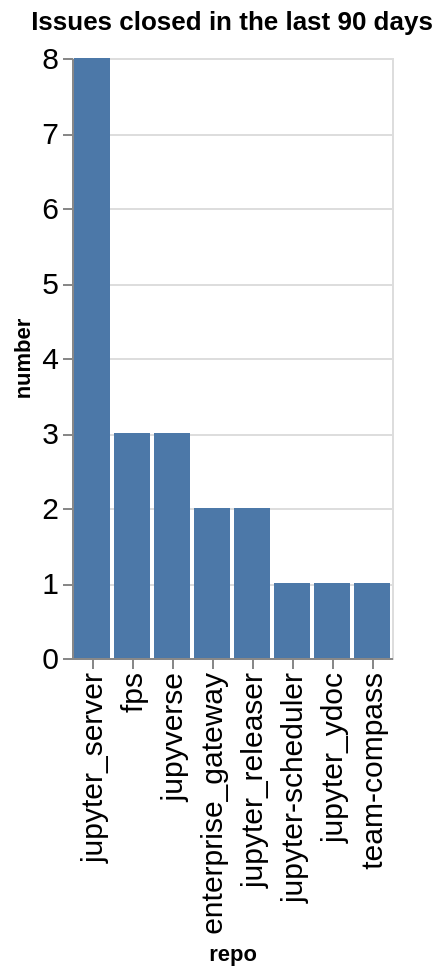

Notebook source saved alongside this figure:
### Code cell
closed_counts = closed.groupby(['org', 'repo']).count()['number'].reset_index()
closed_counts['org/repo'] = closed_counts.apply(lambda a: a['org'] + '/' + a['repo'], axis=1)
sorted_vals = closed_counts.sort_values(['number'], ascending=False)['repo'].values
alt.Chart(data=closed_counts, title=f"Issues closed in the last {n_days} days").mark_bar().encode(
    x=alt.X('repo', sort=alt.Sort(sorted_vals.tolist())),
    y='number',
)

### Figure 1 — Vega-Lite specification as saved in the notebook (floating-point values rounded to 4 significant figures)
{"config": {"axisLeft": {"labelFontSize": 15}, "axisBottom": {"labelFontSize": 15}}, "data": {"name": "data-7173d3d80883bcc2e4b5802cac391103"}, "mark": {"type": "bar"}, "encoding": {"x": {"field": "repo", "sort": ["jupyter_server", "fps", "jupyverse", "enterprise_gateway", "jupyter_releaser", "jupyter-scheduler", "jupyter_ydoc", "team-compass"], "type": "nominal"}, "y": {"field": "number", "type": "quantitative"}}, "title": "Issues closed in the last 90 days", "$schema": "https://vega.github.io/schema/vega-lite/v5.20.1.json", "datasets": {"data-7173d3d80883bcc2e4b5802cac391103": [{"org": "jupyter-server", "repo": "enterprise_gateway", "number": 2, "org/repo": "jupyter-server/enterprise_gateway"}, {"org": "jupyter-server", "repo": "fps", "number": 3, "org/repo": "jupyter-server/fps"}, {"org": "jupyter-server", "repo": "jupyter-scheduler", "number": 1, "org/repo": "jupyter-server/jupyter-scheduler"}, {"org": "jupyter-server", "repo": "jupyter_releaser", "number": 2, "org/repo": "jupyter-server/jupyter_releaser"}, {"org": "jupyter-server", "repo": "jupyter_server", "number": 8, "org/repo": "jupyter-server/jupyter_server"}, {"org": "jupyter-server", "repo": "jupyter_ydoc", "number": 1, "org/repo": "jupyter-server/jupyter_ydoc"}, {"org": "jupyter-server", "repo": "jupyverse", "number": 3, "org/repo": "jupyter-server/jupyverse"}, {"org": "jupyter-server", "repo": "team-compass", "number": 1, "org/repo": "jupyter-server/team-compass"}]}}
